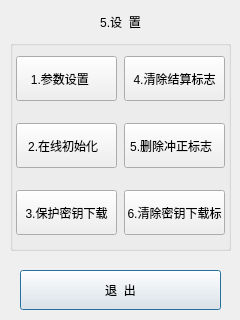
<?xml version="1.0" encoding="UTF-8"?>
<ui version="4.0">
 <class>MainKey5</class>
 <widget class="QDialog" name="MainKey5">
  <property name="geometry">
   <rect>
    <x>0</x>
    <y>0</y>
    <width>240</width>
    <height>320</height>
   </rect>
  </property>
  <property name="windowTitle">
   <string>Form</string>
  </property>
  <widget class="QLabel" name="Title">
   <property name="geometry">
    <rect>
     <x>10</x>
     <y>6</y>
     <width>221</width>
     <height>31</height>
    </rect>
   </property>
   <property name="text">
    <string>5.设  置</string>
   </property>
   <property name="alignment">
    <set>Qt::AlignCenter</set>
   </property>
  </widget>
  <widget class="QGroupBox" name="groupBox">
   <property name="geometry">
    <rect>
     <x>10</x>
     <y>40</y>
     <width>221</width>
     <height>211</height>
    </rect>
   </property>
   <property name="title">
    <string/>
   </property>
   <widget class="QWidget" name="layoutWidget">
    <property name="geometry">
     <rect>
      <x>6</x>
      <y>0</y>
      <width>111</width>
      <height>211</height>
     </rect>
    </property>
    <layout class="QVBoxLayout" name="verticalLayout">
     <item>
      <widget class="QPushButton" name="pushButton">
       <property name="minimumSize">
        <size>
         <width>101</width>
         <height>45</height>
        </size>
       </property>
       <property name="maximumSize">
        <size>
         <width>101</width>
         <height>45</height>
        </size>
       </property>
       <property name="text">
        <string>1.参数设置    </string>
       </property>
      </widget>
     </item>
     <item>
      <widget class="QPushButton" name="pushButton_2">
       <property name="minimumSize">
        <size>
         <width>101</width>
         <height>45</height>
        </size>
       </property>
       <property name="maximumSize">
        <size>
         <width>101</width>
         <height>45</height>
        </size>
       </property>
       <property name="text">
        <string>2.在线初始化  </string>
       </property>
      </widget>
     </item>
     <item>
      <widget class="QPushButton" name="pushButton_3">
       <property name="minimumSize">
        <size>
         <width>101</width>
         <height>45</height>
        </size>
       </property>
       <property name="maximumSize">
        <size>
         <width>101</width>
         <height>45</height>
        </size>
       </property>
       <property name="text">
        <string>3.保护密钥下载</string>
       </property>
      </widget>
     </item>
    </layout>
   </widget>
   <widget class="QWidget" name="layoutWidget">
    <property name="geometry">
     <rect>
      <x>114</x>
      <y>0</y>
      <width>103</width>
      <height>211</height>
     </rect>
    </property>
    <layout class="QVBoxLayout" name="verticalLayout_2">
     <item>
      <widget class="QPushButton" name="pushButton_4">
       <property name="minimumSize">
        <size>
         <width>101</width>
         <height>45</height>
        </size>
       </property>
       <property name="maximumSize">
        <size>
         <width>101</width>
         <height>45</height>
        </size>
       </property>
       <property name="text">
        <string>4.清除结算标志</string>
       </property>
      </widget>
     </item>
     <item>
      <widget class="QPushButton" name="pushButton_5">
       <property name="minimumSize">
        <size>
         <width>101</width>
         <height>45</height>
        </size>
       </property>
       <property name="maximumSize">
        <size>
         <width>101</width>
         <height>45</height>
        </size>
       </property>
       <property name="text">
        <string>5.删除冲正标志  </string>
       </property>
      </widget>
     </item>
     <item>
      <widget class="QPushButton" name="pushButton_6">
       <property name="minimumSize">
        <size>
         <width>101</width>
         <height>45</height>
        </size>
       </property>
       <property name="maximumSize">
        <size>
         <width>101</width>
         <height>45</height>
        </size>
       </property>
       <property name="text">
        <string>6.清除密钥下载标</string>
       </property>
      </widget>
     </item>
    </layout>
   </widget>
  </widget>
  <widget class="QPushButton" name="pushButton_7">
   <property name="geometry">
    <rect>
     <x>20</x>
     <y>270</y>
     <width>201</width>
     <height>40</height>
    </rect>
   </property>
   <property name="text">
    <string>退  出</string>
   </property>
   <property name="default">
    <bool>true</bool>
   </property>
  </widget>
 </widget>
 <resources/>
 <connections/>
</ui>
